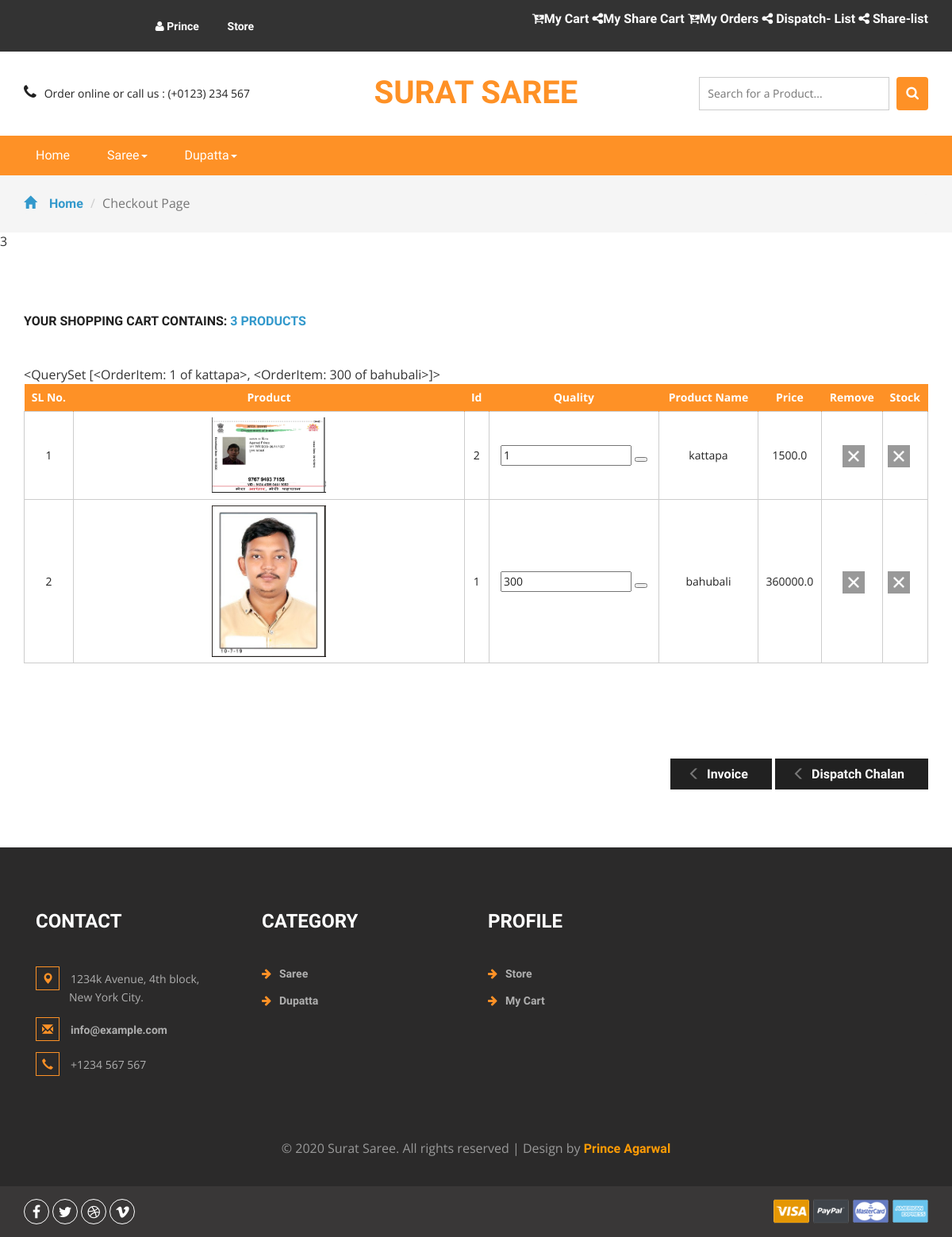
Screenshot of /api/dispatch-summary/20/ (signed in) with the database file from the repository.
### core/models.py (models this page shows, shortened)
class Category(models.Model):
    name = models.CharField(max_length=200)
    slug = models.SlugField()
    parent = models.ForeignKey('self',blank=True, null=True ,related_name='children',on_delete= models.CASCADE)
    class Meta:
        unique_together = ('slug', 'parent',)
        verbose_name_plural = "categories"
    def __str__(self):
        full_path = [self.name]
        k = self.parent
        while k is not None:
            full_path.append(k.name)
            k = k.parent
        return ' -> '.join(full_path[::-1])

class OrderItem(models.Model):
    user = models.ForeignKey(settings.AUTH_USER_MODEL,
                             on_delete=models.CASCADE)
    ordered = models.BooleanField(default=False)
    item = models.ForeignKey(Item, on_delete=models.CASCADE)
    item_variations = models.ManyToManyField(ItemVariation)
    quantity = models.IntegerField(default=1)
    def __str__(self):
        return f"{self.quantity} of {self.item.title}"
    def get_total_item_price(self):
        return self.quantity * self.item.price

class Item(models.Model):
    title = models.CharField(max_length=100)
    price = models.FloatField()
    discount_price = models.FloatField(blank=True, null=True)
    category = models.ForeignKey('Category', null=True, blank=True,on_delete= models.CASCADE)
    label = models.CharField(choices=LABEL_CHOICES, max_length=1)
    slug = models.SlugField()
    stock = models.BooleanField(default=True)
    description = models.TextField()
    image = models.ImageField()
    def get_absolute_url(self):
        return reverse("product-detail", kwargs={
            'slug': self.slug
        })

### core/api/views.py (the view)
# urls.py: path('dispatch-summary/<pk>/', DispatchOrder, name="dispatch-order"),
def DispatchOrder(request,pk):
    if request.method =="GET" :
        order = Order.objects.get(id=pk)
        return render( request, 'core/checkout.html',{'dispatch_final':1,"object":order})
    else:
        return redirect('index')

### Cashbackclick/context_processor.py (called while the page is built)
def add_variable_to_context(request):
    csrf_token = django.middleware.csrf.get_token(request)
    return {
        'csrf_token':csrf_token,
        'category_list': Category.objects.all()
    }

def add_form_to_context(request):
    return {
        'loginform': SignInViaUsernameForm
    }

def present_order(request):
    try:
        if request.user.is_authenticated:
            Present_order = Order.objects.get(user = request.user, ordered = False)
            return {
                'present_order': Present_order
            }
        else:
            return {
            'present_order': 0
            }
    except Order.DoesNotExist:
        return {
            'present_order': 0
        }

### core/templates/core/checkout.html (shortened to what this page needs)
{% extends 'layouts/default/page.html' %}
{% load static %}
{% block content %}
	<div class="breadcrumbs">
		<div class="container">
			<ol class="breadcrumb breadcrumb1">
				<li><a href="{% url 'index' %}"><span class="glyphicon glyphicon-home" aria-hidden="true"></span>Home</a></li>
				<li class="active">Checkout Page</li>
			</ol>
		</div>
	</div>3
	<div class="checkout">
		<div class="container">
			<h2>Your shopping cart contains: <span>3 Products</span></h2>
			<div class="checkout-right">
				{% if dispatch %}
				<table class="timetable_sub">
					<thead>
						<tr>
							<th>SL No.</th>
							<th>Order_id</th>
							<th>Order_date</th>
							<th>Order From</th>
							<th>Price</th>
							<th>Remove</th>
						</tr>
					</thead>
					{% for item in object %}
					<tr class="rem{{forloop.counter}}">
						<td class="invert">{{forloop.counter}}</td>
						<td class="invert" id = "product{{item.item.id}}">{{item.id}}</td>
						<td class="invert">{{item.ordered_date}}</td>
						<td class="invert">{{ item.user}}</td>
						<td class="invert" id="price{{item.item.id}}">{{ item.get_total }}</td>
						<td class="invert">
								{% if item.dispatched %}
								<a href="{% url 'generate_invoice_pdf' item.id %}"> Dispatch Challan </a>
								{% else %}
								<a href="{% url 'dispatch-order' item.id %}"> Dispatch </a>
								{% endif %}
						</td>
					</tr>
					{% endfor %}
				</table>
				{% elif dispatch_final %}
				<table class="timetable_sub">
					<thead>
						<tr>
							<th>SL No.</th>
							<th>Product</th>
							<th>Id</th>
							<th>Quality</th>
							<th>Product Name</th>
							<th>Price</th>
							<th>Remove</th>
							<th>Stock</th>
						</tr>
					</thead>
					{% for item in object.items.all %}
					<tr class="rem{{forloop.counter}}">
						<td class="invert">{{forloop.counter}}</td>
						<td class="invert-image"><a href="{{item.item.get_absolute_url}}"><img src="{{item.item.image.url}}" alt=" " class="img-responsive" /></a></td>
						<td class="invert" id = "product{{item.item.id}}">{{item.item.id}}</td>
						<td class="invert">
								<div class="quantity">
									<input type="number" id="quantity{{item.id}}" name="quantity" min="1" value = {{item.quantity}}>
									<button onclick="myFunction{{item.item.id}}()"></button>
								</div>
						</td>
						<td class="invert">{{ item.item.title }}</td>
						<td class="invert" id="price{{item.item.id}}">{{ item.get_total_item_price }}</td>
						<td class="invert" >
							<div class="rem">
								<div class="close{{forloop.counter}}"> </div>
							</div>
						</a></td>
						<td class="invert" >
							<div class="rem">
								<div class="close{{forloop.counter}}"> </div>
							</div>
						</a></td>
					</tr>
					{% endfor %}
				</table>
				<div class="checkout-right-basket">
					<a href="{% url 'generate_invoice_pdf' object.id %}"><span class="glyphicon glyphicon-menu-left" aria-hidden="true"></span>Invoice</a>
					<a href="{% url 'generate_dispatch_pdf' object.id %}"><span class="glyphicon glyphicon-menu-left" aria-hidden="true"></span>Dispatch Chalan</a>
				</div>
			{% endif %}
		</div>
	</div>
			</div>
{% endblock %}
{% block footer_scripts %}
<link href="css/skdslider.css" rel="stylesheet">
{% endblock %}

### content/templates/layouts/default/page.html (shortened to what this page needs)
{% load static %}
<!DOCTYPE html>
<html>
<head>
<link href="{% static 'css/bootstrap.css' %}" rel="stylesheet" type="text/css" media="all" />
<link href="{% static 'css/style.css' %}" rel="stylesheet" type="text/css" media="all" />
<link href="{% static 'css/font-awesome.css' %}" rel="stylesheet">
</head>
<body>
	<div class="agileits_header">
		<div class="container">
			<div class="agile-login">
				{% if request.user.is_authenticated %}
				<ul>
                    <li> <a href="#" > <i class="fa fa-user" aria-hidden="true"></i> {{request.user.username}} </a></li>
                    <li> <a href="{% url 'product-list' %}" >  Store </a></li>
				</ul>
				</div>
				<div class="product_list_header" >
                    {% if request.user.userprofile.owner %}
                    {% if present_order %}
                    <a  style="color:white" href = "{% url 'order-summary' present_order.id %}"><i class="fa fa-cart-arrow-down" aria-hidden="true"></i>My Cart</a>
                    {% endif %}
                    <a style="color:white" href = "{% url 'share-summary' %}"><i class="fa fa-share-alt" aria-hidden="true"></i>My Share Cart</a>
                    <a style="color:white" href = "{% url 'order-list' %}"><i class="fa fa-cart-arrow-down" aria-hidden="true"></i>My Orders<t></t></a>
					<a style="color:white" href = "{% url 'dispatch-summary' %}"><i class="fa fa-share-alt" aria-hidden="true"></i> Dispatch- List<t></t></a>
                    <a style="color:white" href = "{% url 'share-list' %}"><i class="fa fa-share-alt" aria-hidden="true"></i> Share-list<t></t>  </a>
                    {% else %}
                    {% if present_order %}
                    <a  style="color:white" href = "{% url 'order-summary' present_order.id %}"><i class="fa fa-cart-arrow-down" aria-hidden="true"></i>My Cart</a>
                    {% endif %}
                    <a  href = "{% url 'order-list' %}"><i class="fa fa-cart-arrow-down" aria-hidden="true"></i>My Orders</a>
                    {% endif %}
                </div>
				{% else %}
				<ul>
					<li><a href="{% url  'accounts:sign_up' %}"> Create Account </a></li>
					<li><a href="{% url  'accounts:log_in' %}">Login</a></li>
				</ul>
		</div>
				{% endif %}
			<div class="clearfix"> </div>
		</div>
	</div>
	<div class="logo_products">
		<div class="container">
		<div class="w3ls_logo_products_left1">
				<ul class="phone_email">
					<li><i class="fa fa-phone" aria-hidden="true"></i>Order online or call us : (+0123) 234 567</li>
				</ul>
			</div>
			<div class="w3ls_logo_products_left">
				<h1><a href="{% url 'index' %}">Surat Saree</a></h1>
			</div>
		<div class="w3l_search">
			<form action="{% url 'search' %}" method="post">
                <input type="search" name="search" placeholder="Search for a Product..." required="">
				<button type="submit" class="btn btn-default search" aria-label="Left Align">
					<i class="fa fa-search" aria-hidden="true"> </i>
				</button>
			</form>
		</div>
			<div class="clearfix"> </div>
		</div>
	</div>
{% if request.user.is_authenticated %}
	<div class="navigation-agileits">
		<div class="container">
			<nav class="navbar navbar-default">
							<div class="collapse navbar-collapse" id="bs-megadropdown-tabs">
								<ul class="nav navbar-nav">
									<li class="active"><a href="{% url 'index' %}" class="act">Home</a></li>
									{% for category in category_list %}
									{% if category.parent %}
									{% else %}
									{% if category.children %}
									<li class="dropdown">
										<a href="{% url 'category-page' category.id %}" class="dropdown-toggle" data-toggle="dropdown">{{category.name}}<b class="caret"></b></a>
									</li>
									{% else %}
									<li><a href="{% url 'category-page' category.id %}">{{category.name}}</a></li>
									{% endif %}
									{% endif %}
									{% endfor %}
								</ul>
							</div>
							</nav>
			</div>
		</div>
{% endif %}
{% if request.user.is_authenticated %}
    {% block content %}{% endblock %}
{% endif %}
<div class="footer">
    <div class="container">
        <div class="w3_footer_grids">
            <div class="col-md-3 w3_footer_grid">
                <h3>Contact</h3>
                <ul class="address">
                    <li><i class="glyphicon glyphicon-map-marker" aria-hidden="true"></i>1234k Avenue, 4th block, <span>New York City.</span></li>
                    <li><i class="glyphicon glyphicon-envelope" aria-hidden="true"></i><a href="mailto:info@example.com">info@example.com</a></li>
                    <li><i class="glyphicon glyphicon-earphone" aria-hidden="true"></i>+1234 567 567</li>
                </ul>
            </div>
            {% if request.user.is_authenticated %}
            <div class="col-md-3 w3_footer_grid">
                <h3>Category</h3>
                <ul class="info">
									{% for category in category_list %}
									{% if category.parent %}
									{% else %}
									{% if category.children %}
                                    <li><i class="fa fa-arrow-right" aria-hidden="true"></i><a href="{% url 'category-page' category.id %}">{{category.name}}</a></li>
									{% else %}
									<li><a href="{% url 'category-page' category.id %}">{{category.name}}</a></li>
									{% endif %}
									{% endif %}
									{% endfor %}
                    </ul>
            </div>
            <div class="col-md-3 w3_footer_grid">
                <h3>Profile</h3>
                <ul class="info">
                    <li><i class="fa fa-arrow-right" aria-hidden="true"></i><a href="{% url 'product-list' %}">Store</a></li>
                    {% if present_order %}
                    <li><i class="fa fa-arrow-right" aria-hidden="true"></i><a href="{% url 'order-summary' present_order.id %}">My Cart</a></li>
                   {% endif %}
                </ul>
            </div>
            {% endif %}
            <div class="clearfix"> </div>
        </div>
    </div>
    <div class="footer-copy">
        <div class="container">
            <p>© 2020 Surat Saree. All rights reserved | Design by <a href="http://w3layouts.com/">Prince Agarwal</a></p>
        </div>
    </div>
</div>
<div class="footer-botm">
        <div class="container">
            <div class="w3layouts-foot">
                <ul>
                    <li><a href="#" class="w3_agile_facebook"><i class="fa fa-facebook" aria-hidden="true"></i></a></li>
                    <li><a href="#" class="agile_twitter"><i class="fa fa-twitter" aria-hidden="true"></i></a></li>
                    <li><a href="#" class="w3_agile_dribble"><i class="fa fa-dribbble" aria-hidden="true"></i></a></li>
                    <li><a href="#" class="w3_agile_vimeo"><i class="fa fa-vimeo" aria-hidden="true"></i></a></li>
                </ul>
            </div>
            <div class="payment-w3ls">
                <img src="{% static 'images/card.png' %}" alt=" " class="img-responsive">
            </div>
            <div class="clearfix"> </div>
        </div>
    </div>
<link href="css/skdslider.css" rel="stylesheet">
{% block footer_scripts %}
{% endblock footer_scripts %}
</body>
</html>

### content/templates/layouts/default/page.html (style rules this page uses)
* { box-sizing: border-box; -webkit-box-sizing: border-box; -moz-box-sizing: border-box; }

### rows the page displays
Category: name "Saree"
Category: name "Dupatta"
OrderItem: item.image (picture), item.id "2", quantity "1", item "kattapa", get_total_item_price "1500.0"
OrderItem: item.image (picture), item.id "1", quantity "300", item "bahubali", get_total_item_price "360000.0"

### other values shown
{{ request.user.username }} "Prince"
